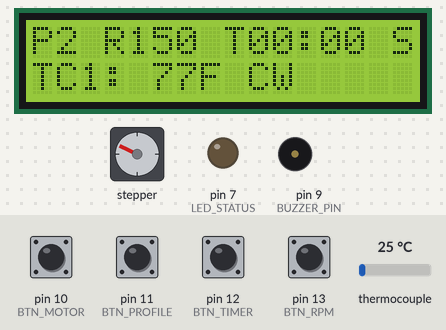
The sketch below on a simulated Arduino Uno, built with avr-gcc and run on an emulated ATmega328P. On the bench: stepper motor, 16×2 character LCD, output pins drawn as LEDs (lit = HIGH), buzzer (waves = sounding). Wiring (inferred from the names in the program): stepper motor driver (400 steps per turn assumed): step pin 2; direction pin 5; enable pin 8. Dashed ring = blinking. Inputs (shaded band) come from the test bench; at power-on: pin 10 (BTN_MOTOR), pin 11 (BTN_PROFILE), pin 12 (BTN_TIMER), pin 13 (BTN_RPM) HIGH, thermocouple 25 °C. Pins used as bus, display or sensor lines are not drawn.

Above: at 3.7 s.
3.8 s: pin 10 (BTN_MOTOR) pulled LOW for 0.15 s
At 4.21 s:
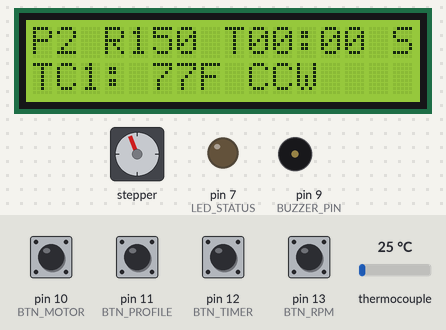
4.5 s: pin 12 (BTN_TIMER) pulled LOW for 0.15 s
At 5.11 s:
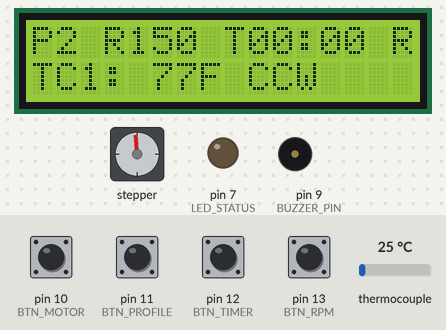
5.2 s: pin 10 (BTN_MOTOR) pulled LOW for 1 s
At 6.61 s:
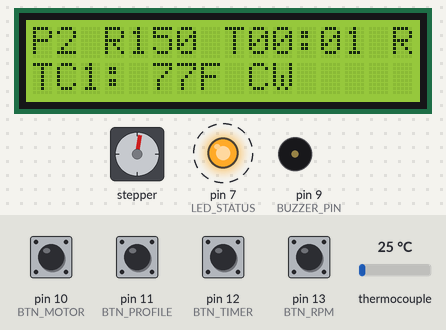
6.8 s: thermocouple set to 118 °C
At 8.11 s:
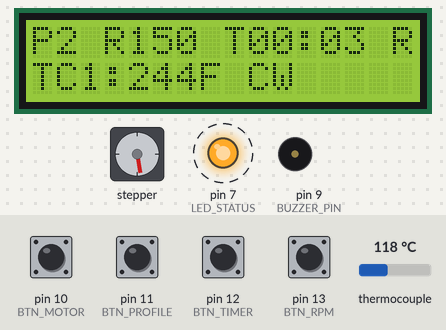
9.4 s: thermocouple set to 125 °C
At 9.91 s:
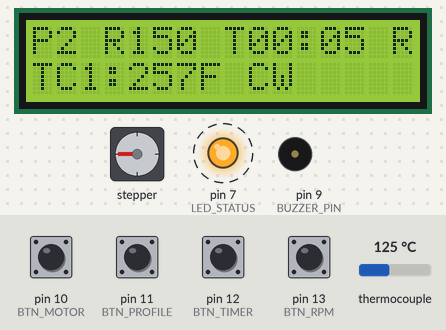
12.4 s: pin 11 (BTN_PROFILE) pulled LOW for 0.15 s
At 13.81 s:
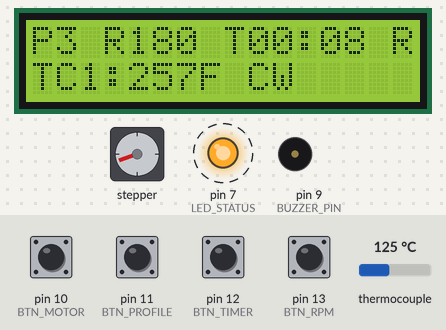
Timing chart, 0 to 16.3 s (numbered marks = the images above; inputs shaded):
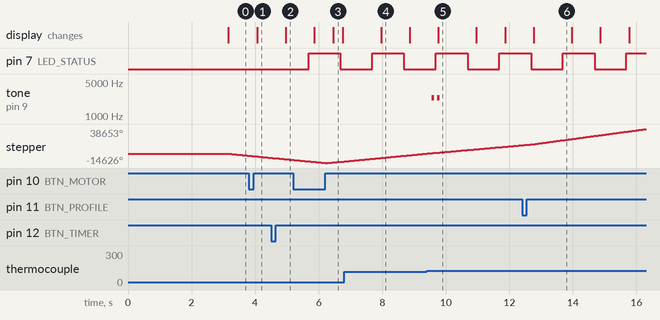

Measured:
- the behaviour switches between 121 and 122 °C on thermocouple (found by bisection; images 4 and 5)
- after the input at 3.8 s, the display: changes after 0.26 s (image 1)
- after the input at 4.5 s, the display: changes after 0.46 s (image 2)
- after the input at 5.2 s, the display: first differs from a run without the input after 1.3 s (image 3)
- after the input at 9.4 s, tone on pin 9 (BUZZER_PIN): alternates 2400 Hz for 0.08 s and silent for 0.09 s, 4 changes in all, then stays silent, starting after 0.16 s
- by itself, pin 7 (LED_STATUS): alternates HIGH for 1.0 s and LOW for 1.0 s

The sketch:

PlanetaryBeanBouncer.ino
```cpp
// (licence header left out)
// ==============================
// Firmware Version
// ==============================
#define FW_NAME        "Planetary Bean Bouncer"
#define FW_VERSION     "v0.1.1"

#include <Wire.h>
#include <LiquidCrystal_I2C.h>
#include <max6675.h>   // Thermocouple module (MAX6675)

// ==============================
// LCD setup
// ==============================
LiquidCrystal_I2C lcd(0x27, 16, 2);

// ==============================
// Stepper / TMC2209 (X slot on CNC shield)
// ==============================
#define STEP_PIN 2
#define DIR_PIN  5
#define EN_PIN   8

#define FULL_STEPS_PER_REV 400.0 // 0.9 Degree Motor
#define MICROSTEPS         8.0   // 1/8 step

#define SHOW_STARTUP_BANNER 1
#define BANNER_TIME_MS 3000

bool showingBanner = SHOW_STARTUP_BANNER;
unsigned long bannerStartTime = 0;
// ==============================
// Buttons (active LOW, INPUT_PULLUP)
// ==============================
#define BTN_MOTOR    10   // CW/CCW toggle + long-press Buzzer Mute
#define BTN_PROFILE  11   // Change to different RPM range + long-press (LCD reset)
#define BTN_TIMER    12   // start/stop + long-press reset timer to 0
#define BTN_RPM      13   // Change to different RPM in current set array + long-press to toggle F/C

// ==============================
// Single status LED + buzzer
// ==============================
#define LED_STATUS   7
#define BUZZER_PIN   9    // active buzzer on D9 (tone() is non-blocking)

// ==============================
// Thermocouple #1 pins (use A0/A1/A2 as DIGITAL pins)
// SCK/CLK = output, CS = output, SO/DO = input
// ==============================
#define TC1_SCK  A0
#define TC1_CS   A1
#define TC1_SO   A2

MAX6675 tc1(TC1_SCK, TC1_CS, TC1_SO);

// ==============================
// Thermocouple #2 pins (FUTURE, commented out)
// ==============================
// #define TC2_SCK  3
// #define TC2_CS   4
// #define TC2_SO   6
// MAX6675 tc2(TC2_SCK, TC2_CS, TC2_SO);

// ==============================
// TEMP ALERTS (Fahrenheit thresholds)
// ==============================
float TEMP_BEEP_2F = 250.0;   // double beep
float TEMP_BEEP_3F = 275.0;   // triple beep
float TEMP_REARM_HYST_F = 5.0;  // must cool this much below threshold to re-arm

// ==============================
// Thermocouple calibration
// ==============================
// Positive value = TC reads low, Negative = TC reads high
// Your TC reads ~4°F high → subtract 4°F
//const float TC1_OFFSET_F = -4.0;  // Mine temperature shows about 4 degrees too high, so I use -4.0
const float TC1_OFFSET_F = 0.0;

unsigned long lastTempSampleMs = 0;
const unsigned long TEMP_SAMPLE_MS = 200; // 5 Hz (adjust 100–500ms)
float lastTempF = NAN;

// ==============================
// Buzzer pattern timing
// ==============================
uint16_t BEEP_FREQ_HZ = 2400;   // tone frequency
uint16_t BEEP_ON_MS   = 80;
uint16_t BEEP_OFF_MS  = 90;

// Set to 1 if you want tone(), 0 if you just switch an "active buzzer" HIGH/LOW
#define USE_TONE 1

// ==============================
// RPM Profiles
// ==============================
#define NUM_PROFILES 4
#define NUM_PRESETS  6
//
// Speed tops out at 240rpm for me, so I set that at maximum
// Profile P0 is for 1:1 ratio which starts at 15 rpm
// Profile P1 is for 4:1 ratio which starts with 60 rpm and 15 rpm at the wobble disc
// Profile P2 is for 5:1 ratio which starts with 75 rpm and 15 rpm at the wobble disc (This is what I am using)
int profiles[NUM_PROFILES][NUM_PRESETS] = {
  { 15,  20,  30,  40,  50,  60 },
  { 60,  80, 120, 160, 200, 240 },
  { 75, 100, 150, 200, 220, 240 },
  { 90,  120, 180, 200, 220, 240 }
};
int currentProfile = 2;  // Range 0 - 3 since NUM_PROFILES = 4
int currentPreset  = 2;  // Range 0 - 5 since NUM_PRESETS = 6

bool tempUnitsF = true;  // true=F, false=C

// RPM long-press
bool rpmBtnPrev = false;
bool rpmLongFired = false;
unsigned long rpmHoldStartMs = 0;
const unsigned long RPM_LONG_MS = 1200;  // hold to toggle F/C

// PROFILE long-press (LCD reset)
bool profileBtnPrev = false;
bool profileLongFired = false;
unsigned long profileHoldStartMs = 0;
const unsigned long PROFILE_LONG_MS = 1500;

// ==============================
// Motor state / step timing
// ==============================
bool motorEnabled = true;           // driver enabled
bool motorDirectionCCW = false;     // true=CCW (DIR LOW), false=CW (DIR HIGH)

bool beepsEnabled = true;

// Motor button long-press (Beep On/Off for possible quiet mode)
bool motorBtnPrev = false;
bool motorLongFired = false;
unsigned long motorHoldStartMs = 0;
const unsigned long MOTOR_LONG_MS = 1500;  // 1.5s

unsigned long stepDelayMicros = 0;
unsigned long lastStepMicros  = 0;

// ==============================
// Timer state
// ==============================
bool timerRunning          = false;
unsigned long roastSeconds = 0;
unsigned long lastTickMs   = 0;

// Beep tracking (minute / 10-min beeps)
unsigned long lastMinuteBeepSec = 0;
int           lastTenMinBeepMin = 0;

// Timer button long-press
bool timerBtnPrev              = false;
bool timerLongFired            = false;
unsigned long timerHoldStartMs = 0;
const unsigned long TIMER_LONG_MS = 1500;  // hold to reset

// Other button edge tracking
bool lastMotorPressed   = false;

const unsigned long DEBOUNCE_MS = 35;  // try 35–60ms if needed

struct DebounceBtn {
  uint8_t pin;
  bool stable;          // debounced state: true = pressed
  bool lastRaw;
  unsigned long lastChangeMs;
};

DebounceBtn dbMotor   = { BTN_MOTOR,   false, false, 0 };
DebounceBtn dbProfile = { BTN_PROFILE, false, false, 0 };
DebounceBtn dbTimer   = { BTN_TIMER,   false, false, 0 };
DebounceBtn dbRpm     = { BTN_RPM,     false, false, 0 };

bool readPressedRaw(uint8_t pin) {
  return digitalRead(pin) == LOW;   // active LOW buttons
}

bool debounceRead(DebounceBtn &b) {
  bool raw = readPressedRaw(b.pin);

  if (raw != b.lastRaw) {
    b.lastRaw = raw;
    b.lastChangeMs = millis();
  }

  if ((millis() - b.lastChangeMs) >= DEBOUNCE_MS) {
    b.stable = raw;
  }

  return b.stable; // true = pressed
}

// ==============================
// BEEP PATTERN (non-blocking)
// ==============================
static uint8_t  beepRemaining = 0;
static bool     beepIsOn = false;
static uint32_t beepNextMs = 0;

void startBeepPattern(uint8_t count) {
  // Don’t interrupt an in-progress pattern
  if (!beepsEnabled) return;
  if (beepRemaining > 0) return;
  beepRemaining = count;
  beepIsOn = false;
  beepNextMs = 0;
}

void serviceBeepPattern(uint8_t buzzerPin) {
  if (beepRemaining == 0) return;

  uint32_t now = millis();
  if (beepNextMs != 0 && (int32_t)(now - beepNextMs) < 0) return;

  if (!beepIsOn) {
#if USE_TONE
    tone(buzzerPin, BEEP_FREQ_HZ);
#else
    digitalWrite(buzzerPin, HIGH);
#endif
    beepIsOn = true;
    beepNextMs = now + BEEP_ON_MS;
  } else {
#if USE_TONE
    noTone(buzzerPin);
#else
    digitalWrite(buzzerPin, LOW);
#endif
    beepIsOn = false;
    beepRemaining--;
    beepNextMs = now + BEEP_OFF_MS;
  }
}

// Threshold one-shot logic
static bool beep2F_armed = true;
static bool beep3F_armed = true;

// tempF must be Fahrenheit here
void checkTempAlertsF(float tempF, uint8_t buzzerPin) {
  if (beep2F_armed && tempF >= TEMP_BEEP_2F) {
    startBeepPattern(2); // double beep
    beep2F_armed = false;
  }
  if (beep3F_armed && tempF >= TEMP_BEEP_3F) {
    startBeepPattern(3); // triple beep
    beep3F_armed = false;
  }

  // Re-arm only after cooling below threshold (hysteresis)
  if (!beep2F_armed && tempF <= (TEMP_BEEP_2F - TEMP_REARM_HYST_F)) beep2F_armed = true;
  if (!beep3F_armed && tempF <= (TEMP_BEEP_3F - TEMP_REARM_HYST_F)) beep3F_armed = true;

  serviceBeepPattern(buzzerPin);
}

bool isBeepPatternActive() {
  return beepRemaining > 0;
}

// ==============================
// Helpers
// ==============================
unsigned long rpmToDelayMicros(int rpm) {
  float stepsPerRev    = FULL_STEPS_PER_REV * MICROSTEPS; // 400 * 8 = 3200
  float stepsPerSecond = (rpm * stepsPerRev) / 60.0;
  return (unsigned long)(1000000.0 / stepsPerSecond);
}

// ==============================
// Buzzer helpers (tone duration is non-blocking)
// ==============================
// 80ms
void beepShort() {
  if (!beepsEnabled) return;
  tone(BUZZER_PIN, 2000, 80);
}
// 300ms
void beepLong() {
  if (!beepsEnabled) return;
  tone(BUZZER_PIN, 1500, 300);
}
// 200ms
void confirmBeep() {
  if (!beepsEnabled) return;
  tone(BUZZER_PIN, 1800, 200);
}

inline float applyTC1Offset(float value, bool isFahrenheit) {
  if (isFahrenheit) {
    return value + TC1_OFFSET_F;
  } else {
    return value + (TC1_OFFSET_F * 5.0 / 9.0);
  }
}

// ==============================
// Thermocouple reading
// ==============================
// Read TC1 in Fahrenheit (for alerts). Returns NAN if not valid.
float readTC1_F() {
  double c = tc1.readCelsius();
  if (isnan(c)) return NAN;

  float f = (c * 9.0 / 5.0) + 32.0;
  return applyTC1Offset(f, true);
}

// Read TC1 in current display units for LCD (int). -999 = invalid
int readTC1_displayUnits() {
  double c = tc1.readCelsius();
  if (isnan(c)) return -999;

  if (tempUnitsF) {
    float f = (c * 9.0 / 5.0) + 32.0;
    f = applyTC1Offset(f, true);
    return (int)(f + 0.5);
  } else {
    float cf = applyTC1Offset((float)c, false);
    return (int)(cf + 0.5);
  }
}

// ==============================
// LCD update (NO lcd.clear(); overwrite full lines)
// Line 1: P# R### Tmm:ss RUN/STOP
// Line 2: TC1:###F CCW/CW
// ==============================
void updateLCD() {
  char line0[17];
  char line1[17];

  int rpm  = profiles[currentProfile][currentPreset];
  int mins = roastSeconds / 60;
  int secs = roastSeconds % 60;

  // Line 0
  snprintf(line0, sizeof(line0), "P%d R%d T%02d:%02d %s",
           currentProfile, rpm, mins, secs, timerRunning ? "RUN" : "STP");
  int len0 = strlen(line0);
  for (int i = len0; i < 16; i++) line0[i] = ' ';
  line0[16] = '\0';

  // Line 1
  int t = readTC1_displayUnits();
  char unitChar = tempUnitsF ? 'F' : 'C';

const char* dirStr = motorDirectionCCW ? "CCW" : "CW ";
const char  muteChar = beepsEnabled ? ' ' : 'M';  // M = muted

if (t == -999) {
  snprintf(line1, sizeof(line1),
           "TC1:---%c %s%c",
           unitChar, dirStr, muteChar);
} else {
  snprintf(line1, sizeof(line1),
           "TC1:%3d%c %s%c",
           t, unitChar, dirStr, muteChar);
}


  int len1 = strlen(line1);
  for (int i = len1; i < 16; i++) line1[i] = ' ';
  line1[16] = '\0';

  lcd.setCursor(0, 0);
  lcd.print(line0);
  lcd.setCursor(0, 1);
  lcd.print(line1);
}

// ==============================
// LCD soft reset
// ==============================
void resetLCDSoft() {
  Wire.begin();
  Wire.setClock(100000);

  delay(20);
  lcd.init();
  lcd.backlight();
  lcd.clear();
  delay(10);
  updateLCD();
  confirmBeep();
}

// ==============================
// Setup
// ==============================
void setup() {
  lcd.init();
  lcd.backlight();

  updateLCD();

  #if SHOW_STARTUP_BANNER
    lcd.clear();
    lcd.setCursor(0, 0);
    lcd.print(FW_NAME);
    lcd.setCursor(0, 1);
    lcd.print(FW_VERSION);

    bannerStartTime = millis();
  #endif

  // Stepper pins
  pinMode(STEP_PIN, OUTPUT);
  pinMode(DIR_PIN,  OUTPUT);
  pinMode(EN_PIN,   OUTPUT);

  // Default direction
  motorDirectionCCW = false;
  digitalWrite(DIR_PIN, LOW);

  // Enable driver (LOW active on CNC shield)
  motorEnabled = true;
  digitalWrite(EN_PIN, motorEnabled ? LOW : HIGH);

  // Buttons
  pinMode(BTN_MOTOR,   INPUT_PULLUP);
  pinMode(BTN_RPM,     INPUT_PULLUP);
  pinMode(BTN_PROFILE, INPUT_PULLUP);
  pinMode(BTN_TIMER,   INPUT_PULLUP);

  // Status LED + buzzer
  pinMode(LED_STATUS, OUTPUT);
  digitalWrite(LED_STATUS, LOW);

  pinMode(BUZZER_PIN, OUTPUT);
  digitalWrite(BUZZER_PIN, LOW);

  // Initial RPM
  int startRPM = profiles[currentProfile][currentPreset];
  stepDelayMicros = rpmToDelayMicros(startRPM);

  // MAX6675 needs a brief settling time
  delay(250);

}

// ==============================
// Buttons
// ==============================

// Motor button: toggle CW/CCW
void handleMotorButton(bool pressed) {
  unsigned long now = millis();

  // Just pressed
  if (pressed && !motorBtnPrev) {
    motorHoldStartMs = now;
    motorLongFired = false;
  }

  // Long press → toggle beeps ON/OFF
  if (pressed && !motorLongFired && (now - motorHoldStartMs) >= MOTOR_LONG_MS) {
    beepsEnabled = !beepsEnabled;
    motorLongFired = true;

    // Feedback
    if (beepsEnabled) {
      tone(BUZZER_PIN, 2000, 120);   // short confirm beep
    } else {
      tone(BUZZER_PIN, 1200, 300);   // lower / longer = "muted"
    }

    updateLCD();   // <-- add this so M updates immediately
  }

  // Short press → toggle CW/CCW
  if (!pressed && motorBtnPrev) {
    if (!motorLongFired) {
      motorDirectionCCW = !motorDirectionCCW;
      digitalWrite(DIR_PIN, motorDirectionCCW ? LOW : HIGH);
      updateLCD();
    }
  }

  motorBtnPrev = pressed;
}


// RPM button:
//  - Short press: Change RPM in current Profile
//  - Long press: Toggle F/C
void handleRpmButton(bool pressed) {
  unsigned long now = millis();

  // Just pressed
  if (pressed && !rpmBtnPrev) {
    rpmHoldStartMs = now;
    rpmLongFired = false;
  }

  // Held long enough -> toggle F/C (fires once)
  if (pressed && !rpmLongFired && (now - rpmHoldStartMs) >= RPM_LONG_MS) {
    tempUnitsF = !tempUnitsF;
    rpmLongFired = true;
    confirmBeep();
    updateLCD();
  }

  // Just released
  if (!pressed && rpmBtnPrev) {
    if (!rpmLongFired) {
      currentPreset++;
      if (currentPreset >= NUM_PRESETS) currentPreset = 0;

      int rpm = profiles[currentProfile][currentPreset];
      stepDelayMicros = rpmToDelayMicros(rpm);
      updateLCD();
    }
  }

  rpmBtnPrev = pressed;
}

// Profile button: cycle profile, long press LCD reset
void handleProfileButton(bool pressed) {
  unsigned long now = millis();

  // Just pressed
  if (pressed && !profileBtnPrev) {
    profileHoldStartMs = now;
    profileLongFired = false;
  }

  // Held long enough -> LCD soft reset
  if (pressed && !profileLongFired && (now - profileHoldStartMs) >= PROFILE_LONG_MS) {
    profileLongFired = true;
    resetLCDSoft();
  }

  // Just released
  if (!pressed && profileBtnPrev) {
    if (!profileLongFired) {
      currentProfile++;
      if (currentProfile >= NUM_PROFILES) currentProfile = 0;

      int rpm = profiles[currentProfile][currentPreset];
      stepDelayMicros = rpmToDelayMicros(rpm);
      updateLCD();
    }
  }

  profileBtnPrev = pressed;
}

// Timer button:
//  - Short press: toggle start/stop
//  - Long press: reset + confirm beep
void handleTimerButton(bool pressed) {
  unsigned long now = millis();

  // Just pressed
  if (pressed && !timerBtnPrev) {
    timerHoldStartMs = now;
    timerLongFired = false;
  }

  // Long press reset
  if (pressed && !timerLongFired && (now - timerHoldStartMs) >= TIMER_LONG_MS) {
    timerRunning = false;
    roastSeconds = 0;
    lastMinuteBeepSec = 0;
    lastTenMinBeepMin = 0;
    timerLongFired = true;
    confirmBeep();
    updateLCD();
  }

  // Just released
  if (!pressed && timerBtnPrev) {
    if (!timerLongFired) {
      timerRunning = !timerRunning;
      if (timerRunning) {
        lastTickMs = millis();
        lastMinuteBeepSec = 0;
        lastTenMinBeepMin = 0;
      }
      updateLCD();
    }
  }

  timerBtnPrev = pressed;
}

// ==============================
// Timer tick + beeps + status LED
// ==============================
void handleTimerTickAndStatusLED() {
  static bool ledState = false;

  if (!timerRunning) {
    if (ledState) {
      ledState = false;
      digitalWrite(LED_STATUS, LOW);
    }
    return;
  }

  unsigned long now = millis();

  if (now - lastTickMs >= 1000) {
    lastTickMs += 1000;
    roastSeconds++;

    // Blink LED each second
    ledState = !ledState;
    digitalWrite(LED_STATUS, ledState ? HIGH : LOW);

    int mins = roastSeconds / 60;
    int secs = roastSeconds % 60;

    // Avoid colliding with temp alert beeps if you want
    bool okToBeep = !isBeepPatternActive();

    // Short beep every full minute (except t=0)
    if (okToBeep && secs == 0 && roastSeconds > 0 && roastSeconds != lastMinuteBeepSec) {
      beepShort();
      lastMinuteBeepSec = roastSeconds;
    }

    // Long beep every 10 minutes
    if (okToBeep && secs == 0 && mins > 0 && (mins % 10) == 0 && mins != lastTenMinBeepMin) {
      beepLong();
      lastTenMinBeepMin = mins;
    }

    updateLCD();
  }
}

// ==============================
// Stepper motion (non-blocking)
// ==============================
void handleStepper() {
  if (!motorEnabled) return;

  unsigned long nowMicros = micros();
  if (nowMicros - lastStepMicros >= stepDelayMicros) {
    lastStepMicros = nowMicros;
    digitalWrite(STEP_PIN, HIGH);
    digitalWrite(STEP_PIN, LOW);
  }
}

// ==============================
// Main loop
// ==============================
void loop() {

#if SHOW_STARTUP_BANNER
  if (showingBanner) {
    if (millis() - bannerStartTime >= BANNER_TIME_MS) {
      showingBanner = false;
      lcd.clear();

      updateLCD();          // <-- force an immediate redraw
      // lastLcdUpdate = 0;  // <-- optional: reset your LCD refresh timer variable if you have one
    } else {
      return;
    }

  }
#endif

  bool motorPressed   = debounceRead(dbMotor);
  bool rpmPressed     = debounceRead(dbRpm);
  bool profilePressed = debounceRead(dbProfile);
  bool timerPressed   = debounceRead(dbTimer);

  handleMotorButton(motorPressed);
  handleRpmButton(rpmPressed);
  handleProfileButton(profilePressed);
  handleTimerButton(timerPressed);

// Temperature alerts (sample TC at a sane rate; still service beep engine every loop)
unsigned long now = millis();
if (now - lastTempSampleMs >= TEMP_SAMPLE_MS) {
  lastTempSampleMs = now;
  lastTempF = readTC1_F(); // read MAX6675 only 5x/sec
}

if (!isnan(lastTempF)) {
  checkTempAlertsF(lastTempF, BUZZER_PIN);
} else {
  serviceBeepPattern(BUZZER_PIN);
}


  handleTimerTickAndStatusLED();
  handleStepper();
}
```
